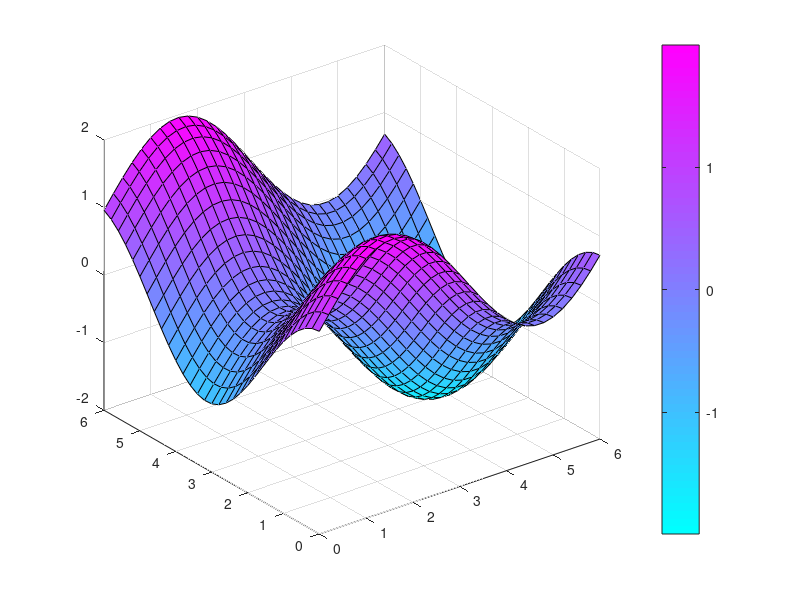

Recreate this plot in MATLAB. (Note: this script raises an error after producing the figure.)
%% Setting Colors
% Instructions are in the task pane to the left. Complete and submit each task one at a time.
% This code creates a surface plot.
x = 0:0.2:6;
y = 0:0.2:6;
[X,Y] = meshgrid(x,y);
Z = sin(X)+cos(Y);
fig = figure;
s = surf(X,Y,Z);
ax = gca;
%% Task 1
colorbar
%% Task 2
colormap(bone)
%% Task 3
colormap(cool)
%% Task 4
c = ax.CLim
ax.CLim = 1.5*ax.CLim;
%% Task 5
ax.CLim=[0 1]